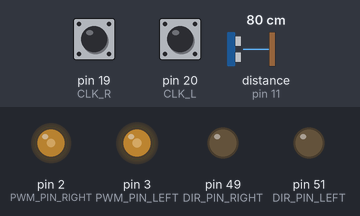
This sketch was run on a simulated Arduino Mega 2560, built with avr-gcc and run on an emulated ATmega2560. On the bench: output pins drawn as LEDs (lit = HIGH). Wiring (inferred from the names in the program): ultrasonic range finder: trigger pin 12; echo pin 11. Inputs (shaded band) come from the test bench; at power-on: distance to the obstacle (sensor on pin 11) 80 cm, pin 19 (CLK_R) HIGH, pin 20 (CLK_L) HIGH. The echo pulse lasts 58.3 µs per cm; pins used as bus, display or sensor lines are not drawn.

Above: at 1.4 s.
1.5 s: distance to the obstacle (sensor on pin 11) set to 46 cm
4.5 s: distance to the obstacle (sensor on pin 11) set to 41 cm
At 5.4 s:
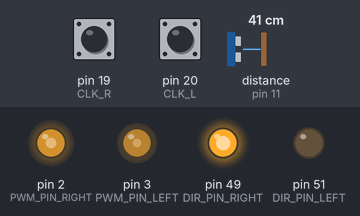
Timing chart, 0 to 7.5 s (numbered marks = the images above; inputs shaded):
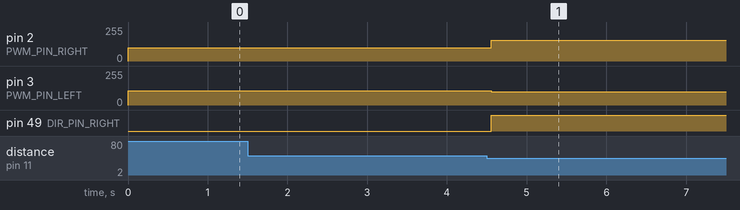

The sketch:

finalCode.ino
```cpp
//входы датчика расстояния
#define ECho 11
#define Trig 12

//входы двигателей
#define DIR_PIN_RIGHT 49
#define PWM_PIN_RIGHT 2
#define DIR_PIN_LEFT 51
#define PWM_PIN_LEFT 3

//входы энкодера
#define CLK_R 19
#define DT_R 18
#define CLK_L 20
#define DT_L 21

//переменные для энкодера
int counter_R = 0;
int currentStateCLK_R;

int counter_L = 0;
int currentStateCLK_L;

//переменная для счёта дистанции до предмета
int distance;
//переменная для задержки считывания датчика расстояния
int timerStart;

//состояние робота (движется вперёд/назад, поворачивает направо/налево, стоит)
String state;
//целевое состояние колёс
int target_R;
int target_L;
//этап объезда препядствия
int turningState;
//переменная для чередования направлений объезда, изначально справа
int detourDirection;

//текущее растояние от старта
int passedDistance;

//заданной расстояние до финиша
int fullInterval = 6500;

//коэффициенты усиления пропорциональной, интегрирующей и дифференцирующей составляющих регулятора
float Kp = 1.1;
float Ki = 0;
float Kd = 0;
//целевой результат
float r = 0;

//границы скорости двигателя
float min = -50;
float max = 50;

float integral;
float prevErr;

int speedLastCounter_R;
int speedLastCounter_L;
int speedTimer;
int k;
int diff;

void setup() {
  Serial.begin(9600);
  //настройка пинов для датчика расстояния
  pinMode(Trig, OUTPUT);
  pinMode(ECho, INPUT_PULLUP);

  //настройка пинов двигателей на выход
  pinMode(DIR_PIN_RIGHT, OUTPUT);
  pinMode(DIR_PIN_LEFT, OUTPUT);

  //настройка пинов энкодера на вход
  pinMode(CLK_R, INPUT_PULLUP);
  pinMode(DT_R, INPUT_PULLUP);
  pinMode(CLK_L, INPUT_PULLUP);
  pinMode(DT_L, INPUT_PULLUP);

  //настройка прерываний на пинах 19 и 20
  attachInterrupt(4, updateEncoder_R, RISING); //19
  attachInterrupt(3, updateEncoder_L, RISING); //20

  //вызов функции движения робота на заданное растояние в см
  passingDistance(1000);
}

void loop() {
  //измеряем расстояние до препятствия
  distanceSensor();

  //состояние при котором робот двигается вперёд
  if (state == "forward") {
    rightEngineDriver(100 + k);
    leftEngineDriver(107 - k); //108
    //если текущее состояние больше, целевого, то выполняется состояние остановки
    if (counter_R >= target_R && counter_L >= target_L) {
      state = "stop";
    }
  }
  //состояние при котором робот двигается назад
  if (state == "back") {
    rightEngineDriver(-100);
    leftEngineDriver(-100);
    if (counter_R <= target_R && counter_L <= target_L) {
      state = "stop";
    }
  }
  //состояние при котором осуществляется поворот налево
  if (state == "turnLeft") {
    rightEngineDriver(100);
    leftEngineDriver(-100);
    if (counter_R >= target_R && counter_L <= target_L) {
      state = "stop";
    }
  }
  //состояние при котором осуществляется поворот направо
  if (state == "turnRight") {
    rightEngineDriver(-100);
    leftEngineDriver(100);
    if (counter_R <= target_R && counter_L >= target_L) {
      state = "stop";
    }
  }
  //состояние остановки
  if (state == "stop") {
    rightEngineDriver(0);
    leftEngineDriver(0);
  }


  //объезд препятствий
  //чередование направления объезда, изначально объезжает справа
  if (detourDirection == 0) {
    if (distance <= 40 && distance >= 25 && turningState == 0) {
      state = "stop";
      turningState ++;
    }
    if (turningState == 1 && state == "stop") {
      turn(30);
      turningState ++;
    }
    if (turningState == 2 && state == "stop") {
      passingDistance(60);
      turningState ++;
    }
    if (turningState == 3 && state == "stop") {
      turn(-60);
      turningState ++;
    }
    if (turningState == 4 && state == "stop") {
      passingDistance(70);
      turningState ++;
    }
    if (turningState == 5 && state == "stop") {
      turn(20);
      turningState ++;
    }
    if (turningState == 6 && state == "stop") {
      passingDistance(400);
      turningState = 0;
      detourDirection = 1;
      fullInterval -= 1944;
    }
  } else {
    if (distance <= 40 && distance >= 25 && turningState == 0) {
      state = "stop";
      turningState ++;
    }
    if (turningState == 1 && state == "stop") {
      turn(-20);
      turningState ++;
    }
    if (turningState == 2 && state == "stop") {
      passingDistance(60);
      turningState ++;
    }
    if (turningState == 3 && state == "stop") {
      turn(60);
      turningState ++;
    }
    if (turningState == 4 && state == "stop") {
      passingDistance(70);
      turningState ++;
    }
    if (turningState == 5 && state == "stop") {
      turn(-30);
      turningState ++;
    }
    if (turningState == 6 && state == "stop") {
      passingDistance(400);
      turningState = 0;
      detourDirection = 0;
      fullInterval -= 1944;
    }
  }

  //уравнивание скорости колёс
  if (millis() - speedTimer >= 100) {
    diff = (counter_R - speedLastCounter_R) - (counter_L - speedLastCounter_L);

    //если едет вперёд, прибавляем проеханное количество дискрет за каждые 100мс
    if (state == "forward" && turningState == 0) {
      passedDistance += counter_L - speedLastCounter_L;
    }
    speedLastCounter_R = counter_R;
    speedLastCounter_L = counter_L;

    speedTimer = millis();
  }
  k = PIDRegulator(diff , 100);

  //останавливаем всё, когда доехал
  if (passedDistance >= fullInterval) {
    state = "finish";
    rightEngineDriver(0);
    leftEngineDriver(0);
  }
}

void passingDistance (int distance) {
  //настраиваем состояние в зависимости от положительного, отрицательного значения, выставляем состояние
  if (distance > 0) {
    state = "forward";
  } else if (distance < 0) {
    state = "back";
  }
  //устанавливаем целевое состояние для колёс (18,5 дискрет = 1 см) состояние при котором он останавливается
  target_R = counter_R + (distance * 18.5);
  target_L = counter_L + (distance * 18.5);
}

void turn (int angle) {
  //записываем состояние робота при повороте направо/налево
  if (angle > 0) {
    state = "turnRight";
  } else {
    state = "turnLeft";
  }
  //записываем целевое состояние ((ширина колеи * п) / 360 * 18 = 4) (18 дискрет = 1 см)
  target_R = counter_R - (angle * 4.1);
  target_L = counter_L + (angle * 4.1);
}

void updateEncoder_R() {
  //считываем текущее состояние CLK_R
  currentStateCLK_R = digitalRead(CLK_R);
  //если последнее и текущее состояние CLK_R различаются, то произошел импульс.
  if (digitalRead(DT_R) != currentStateCLK_R) {
    //энкодер вращается против часовой стрелке, поэтому уменьшается
    counter_R --;
  } else {
    //энкодер вращается по часовой стрелке, поэтому увеличиваем
    counter_R ++;
  }
}

void updateEncoder_L() {
  //считываем текущее состояние CLK
  currentStateCLK_L = digitalRead(CLK_L);
  //энкодер вращается против часовой стрелки, поэтому уменьшаем
  if (digitalRead(DT_L) != currentStateCLK_L) {
    counter_L --;
  } else {
    //энкодер вращается по часовой стрелке, поэтому увеличиваем
    counter_L ++;
  }
}

//функции для настройки направления и скорости двигателей
void rightEngineDriver(int a) {
  if (a >= 0) {
    digitalWrite(DIR_PIN_RIGHT, LOW);
    analogWrite(PWM_PIN_RIGHT, a);
  } else if (a < 0) {
    digitalWrite(DIR_PIN_RIGHT, HIGH);
    analogWrite(PWM_PIN_RIGHT, 255 + a);
  }
}
void leftEngineDriver(int a) {
  if (a >= 0) {
    digitalWrite(DIR_PIN_LEFT, LOW);
    analogWrite(PWM_PIN_LEFT, a);
  } else if (a < 0) {
    digitalWrite(DIR_PIN_LEFT, HIGH);
    analogWrite(PWM_PIN_LEFT, 255 + a);
  }
}

//функция для измерения расстояния до припятствия
void distanceSensor () {
  if (millis() - timerStart >= 300) {
    int duration;
    digitalWrite(Trig, HIGH);
    delayMicroseconds(10);
    digitalWrite(Trig, LOW);
    //измеряем длительность сигнала поступающего с Eсho
    duration = pulseIn(ECho, HIGH);
    //рассчитываем растояние в сантиметрах
    distance = duration / 58.2;
    timerStart = millis();
  }
}

//корректировка скорости колёс
float PIDRegulator(float current, float dt) {
  // ошибка
  float const error = r - current;

  // пропорциональная составляющая
  float const Pout = error * Kp;

  // интегрирующая составляющая
  integral += error * dt;
  float const Iout = integral * Ki;

  // производная составляющая
  float const deriviate = (error - prevErr) / dt;
  float const Dout = Kd * deriviate;

  float output = Pout + Iout + Dout;
  prevErr = error;

  if (output > max)
    output = max;
  else if (output < min)
    output = min;

  return output;
}
```

Measured:
- the behaviour switches between 42 and 41 cm on distance to the obstacle (sensor on pin 11) (found by bisection; images 0 and 1)
- after the input at 1.5 s, every drawn part: stays the same
- after the input at 4.5 s, pin 2 (PWM_PIN_RIGHT): 100/255 → 155/255 after 0.06 s; pin 3 (PWM_PIN_LEFT): 107/255 → 100/255 after 0.06 s; pin 49 (DIR_PIN_RIGHT): LOW → HIGH after 0.06 s
